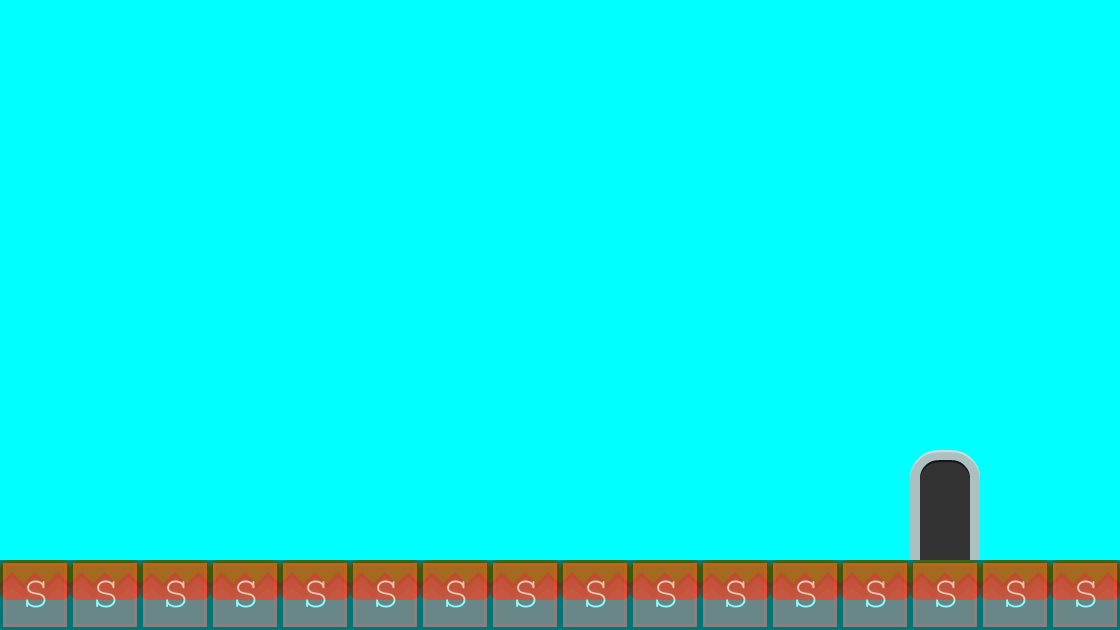

Rendered tile map (Tiled .tmx) drawn with the repository's tilesets; below, a short description and the map source with its tile grids summarised:
An orthogonal 16x9 tile map with 70x70 px tiles, 2 tile layers (background, collision), 2 tilesets and 1 object (levelTrigger).

<map version="1.0" orientation="orthogonal" width="16" height="9" tilewidth="70" tileheight="70" backgroundcolor="#00ffff">
 <tileset firstgid="1" name="background-tiles" tilewidth="70" tileheight="70">
  <image source="../img/background-tiles.png" width="910" height="910" />
 </tileset>
 <tileset firstgid="170" name="meta-tiles" tilewidth="70" tileheight="70">
  <image source="../img/meta-tiles.png" width="350" height="70" />
  <tile id="4">
   <properties>
    <property name="type" value="solid" />
   </properties>
  </tile>
 </tileset>
 <layer name="background" width="16" height="9">
  <data>[144 cells, 18 non-empty, 3 distinct tile ids]</data>
 </layer>
 <layer name="collision" width="16" height="9" opacity="0.54">
  <data>[144 cells, 16 non-empty, 1 distinct tile ids]</data>
 </layer>
 <objectgroup name="trigger-entities" width="16" height="9">
  <object name="levelTrigger" x="910" y="422" width="70" height="138">
   <properties>
    <property name="level" value="level02" />
    <property name="xSpawn" value="200" />
    <property name="ySpawn" value="50" />
   </properties>
  </object>
 </objectgroup>
</map>
